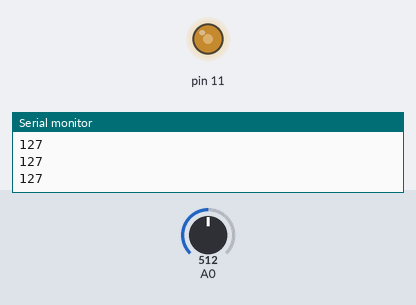
Recording of a sketch running on a simulated Arduino Uno, built with avr-gcc and run on an emulated ATmega328P. Shown: output pins drawn as LEDs (lit = HIGH), the last lines printed to the serial monitor. The test bench sets the inputs (shaded band); at power-on: A0 = 512.

Above: at 1.2 s.
1.3 s: A0 set to 716
At 1.9 s:
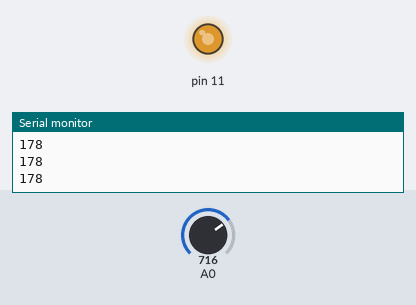
2.8 s: A0 set to 900
At 3.4 s:
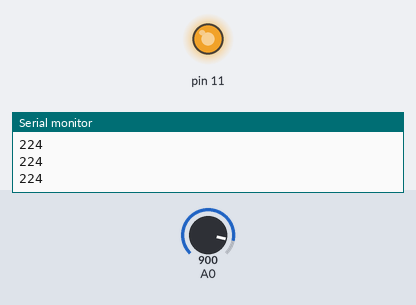
4.3 s: A0 set to 122
At 5.0 s:
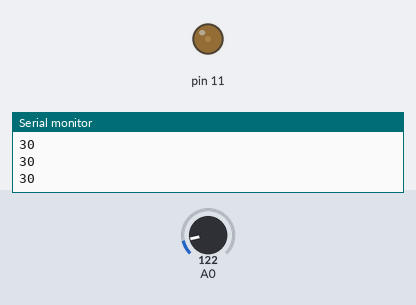
5.8 s: A0 set to 0
At 6.4 s:
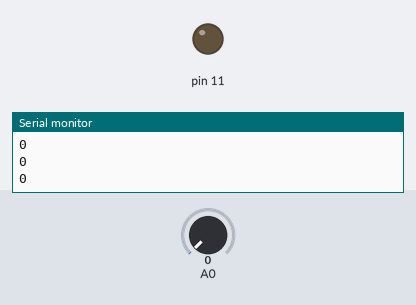
7.3 s: A0 set to 511
At 7.9 s:
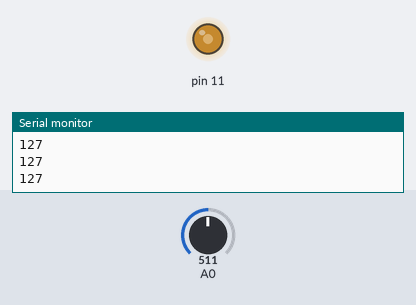
Timing chart, 0 to 9.8 s (numbered marks = the images above; inputs shaded):
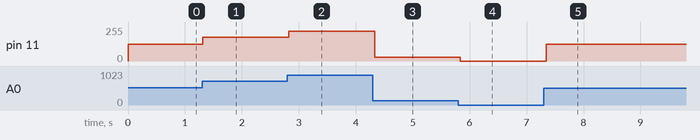

Measured:
- after the input at 1.3 s, pin 11: 127/255 → 178/255 at once
- after the input at 2.8 s, pin 11: 178/255 → 224/255 at once
- after the input at 4.3 s, pin 11: 224/255 → 30/255 at once
- after the input at 5.8 s, pin 11: 30/255 → 0/255 at once
- after the input at 7.3 s, pin 11: 0/255 → 127/255 after 0.05 s

The sketch:

s19.ino
```cpp
void setup() {
  Serial.begin(9600);
  pinMode(11, OUTPUT);
}

void loop() {
  int val = analogRead(A0);
  int pwm = map(val, 0, 1023, 0, 255);
  Serial.println(pwm);
  analogWrite(11, pwm);
  delay(50);
}
```
